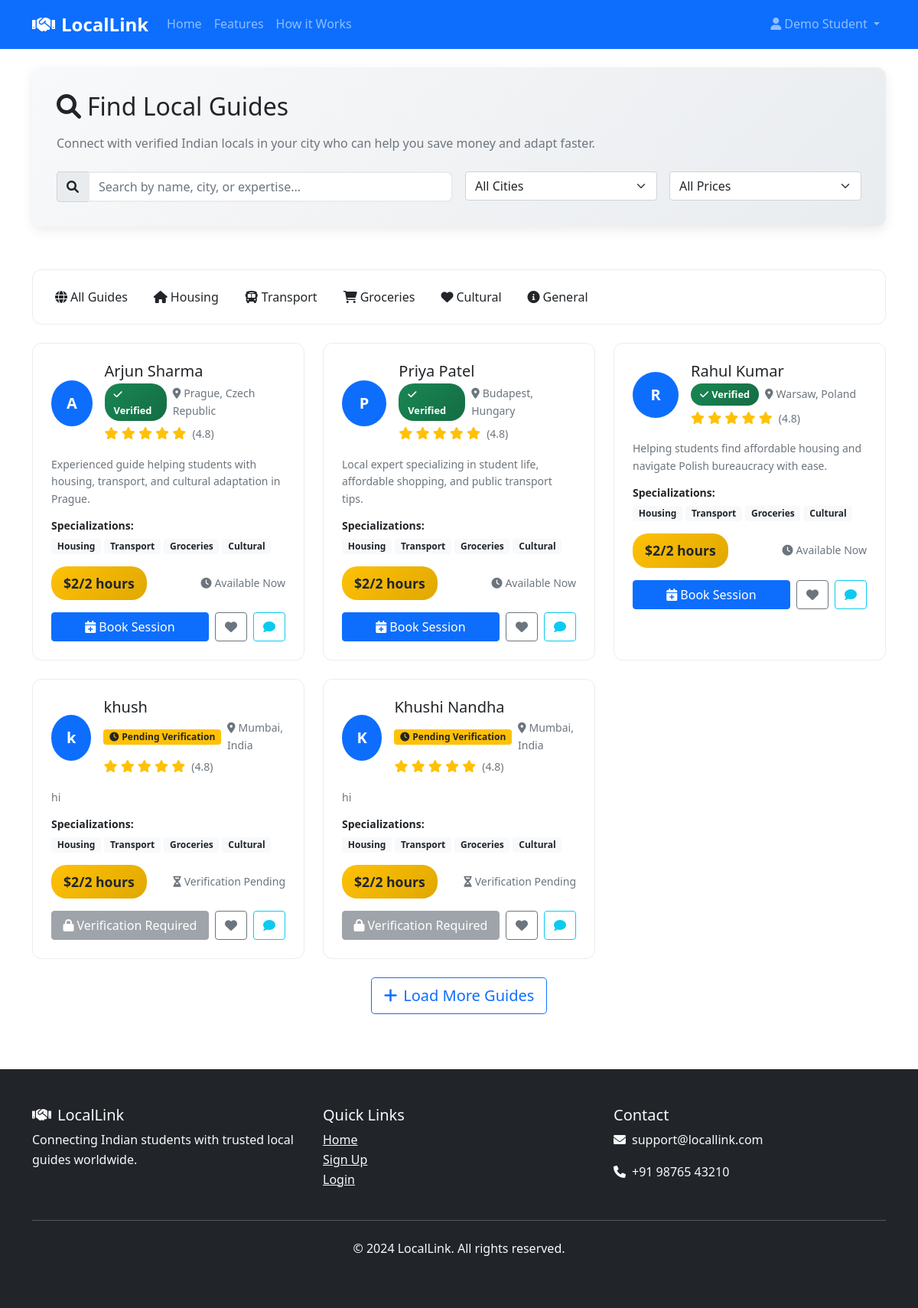
Screenshot of /find-locals (signed in) with the database file from the repository.
### tables this page shows
CREATE TABLE local_guides (
            id INTEGER PRIMARY KEY AUTOINCREMENT,
            user_id INTEGER NOT NULL,
            city TEXT NOT NULL,
            country TEXT NOT NULL,
            university TEXT,
            employment TEXT,
            bio TEXT,
            hourly_rate DECIMAL(10,2),
            is_verified BOOLEAN DEFAULT 0,
            verification_status TEXT DEFAULT 'pending',
            created_at TIMESTAMP DEFAULT CURRENT_TIMESTAMP, home_country TEXT, field_of_study TEXT, languages TEXT, dietary_preferences TEXT, cultural_background TEXT,
            FOREIGN KEY (user_id) REFERENCES users (id)
        );

CREATE TABLE users (
            id INTEGER PRIMARY KEY AUTOINCREMENT,
            username TEXT UNIQUE NOT NULL,
            email TEXT UNIQUE NOT NULL,
            password_hash TEXT NOT NULL,
            user_type TEXT NOT NULL,  -- 'student' or 'local'
            full_name TEXT NOT NULL,
            phone TEXT,
            created_at TIMESTAMP DEFAULT CURRENT_TIMESTAMP
        );

### app.py (the view)
@app.route('/find-locals')
def find_locals():
    if 'user_id' not in session or session['user_type'] != 'student':
        return redirect(url_for('login'))
    conn = sqlite3.connect('local_link.db')
    cursor = conn.cursor()
    cursor.execute('''
        SELECT lg.id, u.full_name, lg.city, lg.country, lg.bio, lg.hourly_rate, lg.is_verified, lg.verification_status
        FROM local_guides lg
        JOIN users u ON lg.user_id = u.id
        WHERE lg.city != 'Not Set' AND lg.country != 'Not Set'
        ORDER BY lg.is_verified DESC, lg.created_at DESC
    ''')
    locals = cursor.fetchall()
    conn.close()
    return render_template('find_locals.html', locals=locals)

### templates/find_locals.html (shortened to what this page needs)
{% extends "base.html" %}
{% block content %}
<div class="container py-4">
    <div class="row mb-4">
        <div class="col-12">
            <div class="dashboard-card">
                {% if smart_matching %}
                <h2 class="mb-3">
                    <i class="fas fa-brain text-primary me-2"></i>Your Perfect Matches
                </h2>
                <p class="text-muted mb-4">Our AI algorithm has found the best local guides for you based on your preferences and cultural background.</p>
                {% else %}
                <h2 class="mb-3">
                    <i class="fas fa-search me-2"></i>Find Local Guides
                </h2>
                <p class="text-muted mb-4">Connect with verified Indian locals in your city who can help you save money and adapt faster.</p>
                {% endif %}
                <div class="row g-3">
                    <div class="col-md-6">
                        <div class="input-group">
                            <span class="input-group-text">
                                <i class="fas fa-search"></i>
                            </span>
                            <input type="text" class="form-control" id="search_locals" placeholder="Search by name, city, or expertise...">
                        </div>
                    </div>
                    <div class="col-md-3">
                        <select class="form-select" id="city_filter">
                            <option value="">All Cities</option>
                        </select>
                    </div>
                    <div class="col-md-3">
                        <select class="form-select" id="price_filter">
                            <option value="">All Prices</option>
                        </select>
                    </div>
                </div>
            </div>
        </div>
    </div>
    <div class="row mb-4">
        <div class="col-12">
            <div class="card">
                <div class="card-body">
                    <div class="d-flex flex-wrap gap-2">
                        <button class="btn filter-btn active" data-filter="all">
                            <i class="fas fa-globe me-1"></i>All Guides
                        </button>
                        <button class="btn filter-btn" data-filter="housing">
                            <i class="fas fa-home me-1"></i>Housing
                        </button>
                        <button class="btn filter-btn" data-filter="transport">
                            <i class="fas fa-bus me-1"></i>Transport
                        </button>
                        <button class="btn filter-btn" data-filter="groceries">
                            <i class="fas fa-shopping-cart me-1"></i>Groceries
                        </button>
                        <button class="btn filter-btn" data-filter="cultural">
                            <i class="fas fa-heart me-1"></i>Cultural
                        </button>
                        <button class="btn filter-btn" data-filter="general">
                            <i class="fas fa-info-circle me-1"></i>General
                        </button>
                    </div>
                </div>
            </div>
        </div>
    </div>
    <div class="row">
        {% if smart_matching and matches %}
            {% for match in matches %}
            <div class="col-lg-4 col-md-6 mb-4">
                <div class="local-card card h-100 position-relative">
                    <div class="position-absolute top-0 end-0 m-3">
                        <div class="match-score-badge">
                            <span class="badge bg-success fs-6 px-3 py-2">
                                <i class="fas fa-percentage me-1"></i>{{ "%.0f"|format(match.overall_score * 10) }}% Match
                            </span>
                        </div>
                    </div>
                    <div class="card-body">
                        <div class="d-flex align-items-center mb-3">
                            <div class="avatar bg-primary text-white rounded-circle me-3 d-flex align-items-center justify-content-center" style="width: 60px; height: 60px;">
                                <span class="fw-bold fs-5">{{ match.local_guide.full_name[0] }}</span>
                            </div>
                            <div class="flex-grow-1">
                                <h5 class="mb-1">{{ match.local_guide.full_name }}</h5>
                                <div class="d-flex align-items-center mb-1">
                                    <span class="verified-badge me-2">
                                        <i class="fas fa-check me-1"></i>Verified
                                    </span>
                                    <small class="text-muted">
                                        <i class="fas fa-map-marker-alt me-1"></i>{{ match.local_guide.city }}, {{ match.local_guide.country }}
                                    </small>
                                </div>
                                <div class="text-warning">
                                    <i class="fas fa-star"></i>
                                    <i class="fas fa-star"></i>
                                    <i class="fas fa-star"></i>
                                    <i class="fas fa-star"></i>
                                    <i class="fas fa-star"></i>
                                    <small class="text-muted ms-1">(4.8)</small>
                                </div>
                            </div>
                        </div>
                        <p class="text-muted small mb-3">{{ match.local_guide.bio or "Experienced local guide helping students adapt to life abroad." }}</p>
                        <div class="mb-3">
                            <h6 class="small fw-bold mb-2">Why This Match Works:</h6>
                            <div class="match-details">
                                {% if match.detailed_scores.cultural_distance >= 7 %}
                                <div class="match-item mb-1">
                                    <i class="fas fa-globe text-success me-1"></i>
                                    <small>Cultural Similarity: {{ "%.0f"|format(match.detailed_scores.cultural_distance * 10) }}%</small>
                                </div>
                                {% endif %}
                                {% if match.detailed_scores.language >= 7 %}
                                <div class="match-item mb-1">
                                    <i class="fas fa-language text-info me-1"></i>
                                    <small>Language Match: {{ "%.0f"|format(match.detailed_scores.language * 10) }}%</small>
                                </div>
                                {% endif %}
                                {% if match.detailed_scores.field >= 7 %}
                                <div class="match-item mb-1">
                                    <i class="fas fa-graduation-cap text-warning me-1"></i>
                                    <small>Field Match: {{ "%.0f"|format(match.detailed_scores.field * 10) }}%</small>
                                </div>
                                {% endif %}
                            </div>
                        </div>
                        <div class="d-flex justify-content-between align-items-center mb-3">
                            <div class="price-tag">$2/2 hours</div>
                            <div class="text-muted small">
                                {% if local[6] == 1 %}
                                <i class="fas fa-clock me-1"></i>Available Now
                                {% elif local[7] == 'pending' %}
                                <i class="fas fa-hourglass-half me-1"></i>Verification Pending
                                {% else %}
                                <i class="fas fa-exclamation-triangle me-1"></i>Not Verified
                                {% endif %}
                            </div>
                        </div>
                        <div class="d-flex gap-2">
                            <a href="{{ url_for('book_session', local_id=match.local_guide.id) }}" class="btn btn-primary flex-grow-1">
                                <i class="fas fa-calendar-plus me-1"></i>Book Session
                            </a>
                            <button class="btn btn-outline-secondary" title="Save to favorites">
                                <i class="fas fa-heart"></i>
                            </button>
                            <button class="btn btn-outline-info" title="Send message">
                                <i class="fas fa-comment"></i>
                            </button>
                        </div>
                    </div>
                </div>
            </div>
            {% endfor %}
        {% elif locals %}
            {% for local in locals %}
            <div class="col-lg-4 col-md-6 mb-4 filterable-item" data-category="general">
                <div class="local-card card h-100">
                    <div class="card-body">
                        <div class="d-flex align-items-center mb-3">
                            <div class="avatar bg-primary text-white rounded-circle me-3 d-flex align-items-center justify-content-center" style="width: 60px; height: 60px;">
                                <span class="fw-bold fs-5">{{ local[1][0] }}</span>
                            </div>
                            <div class="flex-grow-1">
                                <h5 class="mb-1">{{ local[1] }}</h5>
                                <div class="d-flex align-items-center mb-1">
                                    {% if local[6] == 1 %}
                                    <span class="verified-badge me-2">
                                        <i class="fas fa-check me-1"></i>Verified
                                    </span>
                                    {% elif local[7] == 'pending' %}
                                    <span class="badge bg-warning text-dark me-2">
                                        <i class="fas fa-clock me-1"></i>Pending Verification
                                    </span>
                                    {% else %}
                                    <span class="badge bg-secondary me-2">
                                        <i class="fas fa-exclamation-triangle me-1"></i>Not Verified
                                    </span>
                                    {% endif %}
                                    <small class="text-muted">
                                        <i class="fas fa-map-marker-alt me-1"></i>{{ local[2] }}, {{ local[3] }}
                                    </small>
                                </div>
                                <div class="text-warning">
                                    <i class="fas fa-star"></i>
                                    <i class="fas fa-star"></i>
                                    <i class="fas fa-star"></i>
                                    <i class="fas fa-star"></i>
                                    <i class="fas fa-star"></i>
                                    <small class="text-muted ms-1">(4.8)</small>
                                </div>
                            </div>
                        </div>
                        <p class="text-muted small mb-3">{{ local[4] or "Experienced local guide helping students adapt to life abroad." }}</p>
                        <div class="mb-3">
                            <h6 class="small fw-bold mb-2">Specializations:</h6>
                            <div class="d-flex flex-wrap gap-1">
                                <span class="badge bg-light text-dark">Housing</span>
                                <span class="badge bg-light text-dark">Transport</span>
                                <span class="badge bg-light text-dark">Groceries</span>
                                <span class="badge bg-light text-dark">Cultural</span>
                            </div>
                        </div>
                        <div class="d-flex justify-content-between align-items-center mb-3">
                            <div class="price-tag">$2/2 hours</div>
                            <div class="text-muted small">
                                {% if local[6] == 1 %}
                                <i class="fas fa-clock me-1"></i>Available Now
                                {% elif local[7] == 'pending' %}
                                <i class="fas fa-hourglass-half me-1"></i>Verification Pending
                                {% else %}
                                <i class="fas fa-exclamation-triangle me-1"></i>Not Verified
                                {% endif %}
                            </div>
                        </div>
                        <div class="d-flex gap-2">
                            {% if local[6] == 1 %}
                            <a href="{{ url_for('book_session', local_id=local[0]) }}" class="btn btn-primary flex-grow-1">
                                <i class="fas fa-calendar-plus me-1"></i>Book Session
                            </a>
                            {% else %}
                            <button class="btn btn-secondary flex-grow-1" disabled>
                                <i class="fas fa-lock me-1"></i>Verification Required
                            </button>
                            {% endif %}
                            <button class="btn btn-outline-secondary" title="Save to favorites">
                                <i class="fas fa-heart"></i>
                            </button>
                            <button class="btn btn-outline-info" title="Send message">
                                <i class="fas fa-comment"></i>
                            </button>
                        </div>
                    </div>
                </div>
            </div>
            {% endfor %}
        {% endif %}
    </div>
    <div class="row">
        <div class="col-12 text-center">
            <button class="btn btn-outline-primary btn-lg">
                <i class="fas fa-plus me-2"></i>Load More Guides
            </button>
        </div>
    </div>
</div>
{% endblock %}

### rows the page displays
local_guides: full_name "A", full_name "Arjun Sharma", is_verified True (drawn), city "Prague", country "Czech Republic", bio "Experienced guide helping students with housing, transport, and cultural adaptation in Prague."
local_guides: full_name "P", full_name "Priya Patel", is_verified True (drawn), city "Budapest", country "Hungary", bio "Local expert specializing in student life, affordable shopping, and public transport tips."
local_guides: full_name "R", full_name "Rahul Kumar", is_verified True (drawn), city "Warsaw", country "Poland", bio "Helping students find affordable housing and navigate Polish bureaucracy with ease."
local_guides: full_name "k", full_name "khush", is_verified False (drawn), city "Mumbai", country "India", bio "hi"
local_guides: full_name "K", full_name "Khushi Nandha", is_verified False (drawn), city "Mumbai", country "India", bio "hi"

### other values shown
{{ session.full_name }} "Demo Student"
